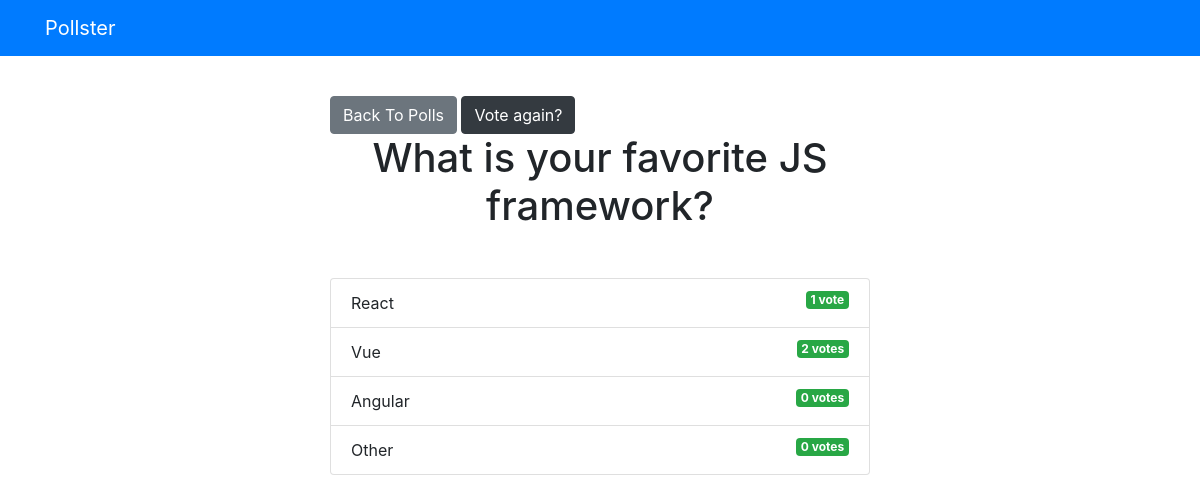
The app's page /polls/2/results/ with its own data.
### polls/models.py (models this page shows, shortened)
class Question(models.Model):
    question_text = models.CharField(max_length=200)
    pub_date = models.DateTimeField('date published')

class Choice(models.Model):
    question = models.ForeignKey(Question, on_delete=models.CASCADE)
    choice_text = models.CharField(max_length=200)
    votes = models.IntegerField(default=0)

### polls/views.py (the view)
# urls.py: path('<int:question_id>/results/', views.results, name='results'),
def results(request, question_id):
    question = get_object_or_404(Question, pk=question_id)
    return render(request, 'polls/results.html', { 'question':question })

### templates/polls/results.html
{% extends 'base.html' %}
{% block content %}
<a class="btn btn-secondary mt-3" href="{% url 'polls:index' %}">Back To Polls</a>
<a class="btn btn-dark mt-3" href="{% url 'polls:detail' question.id %}">Vote again?</a>
<h1 class="text-center mb-5">{{ question.question_text }}</h1>
<ul class="list-group mb-5">
    {% for choice in question.choice_set.all %}
    <li class="list-group-item">
        {{ choice.choice_text }} <span class="badge badge-success float-right">{{ choice.votes }} vote{{ choice.votes | pluralize}}</span>
    </li>
    {% endfor %}
</ul>
{% endblock %}

### templates/base.html (shortened to what this page needs)
<!DOCTYPE html>
<html lang="en">
<head>
    <link rel="stylesheet" href="https://stackpath.bootstrapcdn.com/bootstrap/4.4.1/css/bootstrap.min.css">
</head>
<body>
    {% include 'partials/_navbar.html' %}
    <div class="container">
        <div class="row">
            <div class="col-md-6 m-auto">
                {% block content %}{% endblock %}
            </div>
        </div>
    </div>
</body>
</html>

### templates/partials/_navbar.html
<nav class="navbar navbar-dark bg-primary mb-4">
    <div class="container">
        <a href="/polls" class="navbar-brand">Pollster</a>
    </div>
</nav>

### records on screen
Question: question_text "What is your favorite JS framework?"
Choice: choice_text "React", votes "1"
Choice: choice_text "Vue", votes "2", votes|pluralize "s"
Choice: choice_text "Angular", votes "0", votes|pluralize "s"
Choice: choice_text "Other", votes "0", votes|pluralize "s"
